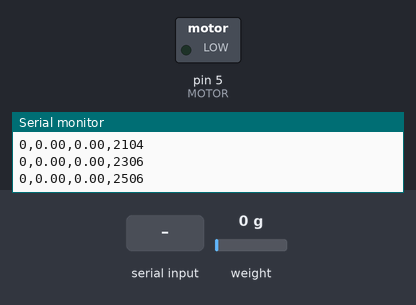
This sketch was run on a simulated Arduino Uno, built with avr-gcc and run on an emulated ATmega328P. On the bench: switched loads named in the sketch (green lamp = pin HIGH), the last lines printed to the serial monitor. Inputs (shaded band) come from the test bench; at power-on: weight on the scale 0 g.

Above: at 2.7 s.
2.8 s: "90,45\n" received over Serial
At 5.5 s:
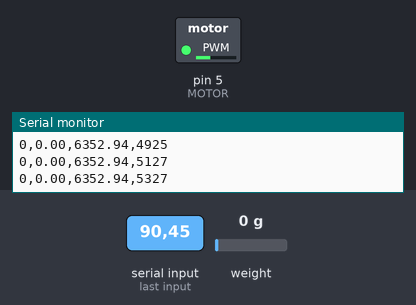
5.8 s: "200\n" received over Serial
At 8.6 s:
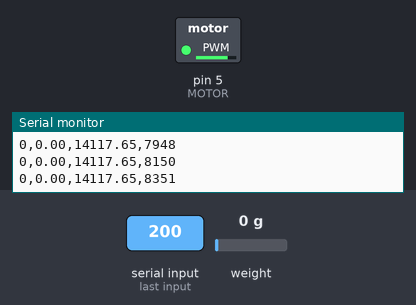
8.8 s: "30,150\n" received over Serial
At 9.86 s:
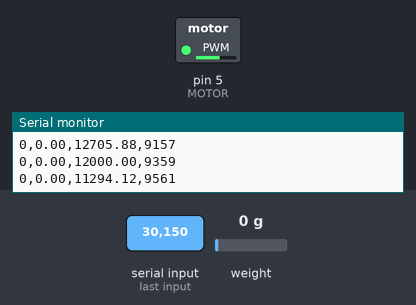
11.8 s: "90\n" received over Serial
Timing chart, 0 to 14.8 s (numbered marks = the images above; inputs shaded):
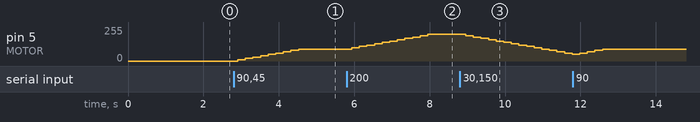

Measured:
- after the input at 2.8 s, pin 5 (MOTOR): moves from 0/255 to 90/255 over 1.6 s, starting after 0.11 s
- after the input at 5.8 s, pin 5 (MOTOR): moves from 90/255 to 200/255 over 2.0 s, starting after 0.13 s
- after the input at 8.8 s, pin 5 (MOTOR): moves from 200/255 to 50/255 over 2.8 s, starting after 0.16 s

The sketch:

Summer_Project_copy_20261124132926.ino
```cpp
#include <HX711.h>
HX711 scale;

// ---- Diagnostic mode: true = print raw HX711 data, false = normal CSV for MATLAB ----
const bool DEBUG_RAW = true;

const float maxRPM = 18000;
const int DOUT_PIN = 3;            // HX711 DT  -> D3
const int SCK_PIN  = 2;            // HX711 SCK -> D2
const int MOTOR = 5;
const int RAMP_STEP = 10;

int Target_Motor_Output = 0;
int Current_Motor_Output = 0;

void setup() {
  pinMode(MOTOR, OUTPUT);
  analogWrite(MOTOR, 0);           // motor held off during startup/tare
  Serial.begin(115200);

  scale.begin(DOUT_PIN, SCK_PIN);
  delay(500);                      // let the HX711 wake up and settle before taring
  scale.set_scale(197.0);
  scale.tare();

  if (DEBUG_RAW) {
    Serial.print("Tare offset: ");
    Serial.println(scale.get_offset());
    Serial.println("raw,thrust,estRPM,time_ms");
  }
}

void loop() {
  // 1. Read a new command (only touches the target)
  if (Serial.available() > 0) {
    Target_Motor_Output = Serial.parseFloat();
    Target_Motor_Output = constrain(Target_Motor_Output, 0, 255);
    while (Serial.available() > 0) Serial.read();   // clear leftover \n / \r
  }

  // 2. Ramp current toward target
  if (Target_Motor_Output == 0) {
    Current_Motor_Output = 0;                        // typing 0 = immediate stop
  } else if (Current_Motor_Output < Target_Motor_Output) {
    Current_Motor_Output = min(Current_Motor_Output + RAMP_STEP, Target_Motor_Output);
  } else if (Current_Motor_Output > Target_Motor_Output) {
    Current_Motor_Output = max(Current_Motor_Output - RAMP_STEP, Target_Motor_Output);
  }

  // 3. Drive motor
  analogWrite(MOTOR, Current_Motor_Output);

  unsigned long timeStamp = millis();
  float estimatedRPM = (Current_Motor_Output / 255.0) * maxRPM;

  // 4. One HX711 read per loop, with a timeout so a dropout can't freeze the loop
  if (scale.wait_ready_timeout(200)) {
    long raw = scale.read();
    float thrust = (raw - scale.get_offset()) / scale.get_scale();

    if (DEBUG_RAW) {
      Serial.print(raw);
      Serial.print(",");
    }
    Serial.print(thrust);
  } else {
    if (DEBUG_RAW) Serial.print("NOT_READY,");
    Serial.print("NaN");
  }

  // 5. Log
  Serial.print(",");
  Serial.print(estimatedRPM);
  Serial.print(",");
  Serial.println(timeStamp);

  delay(100);
}
```
